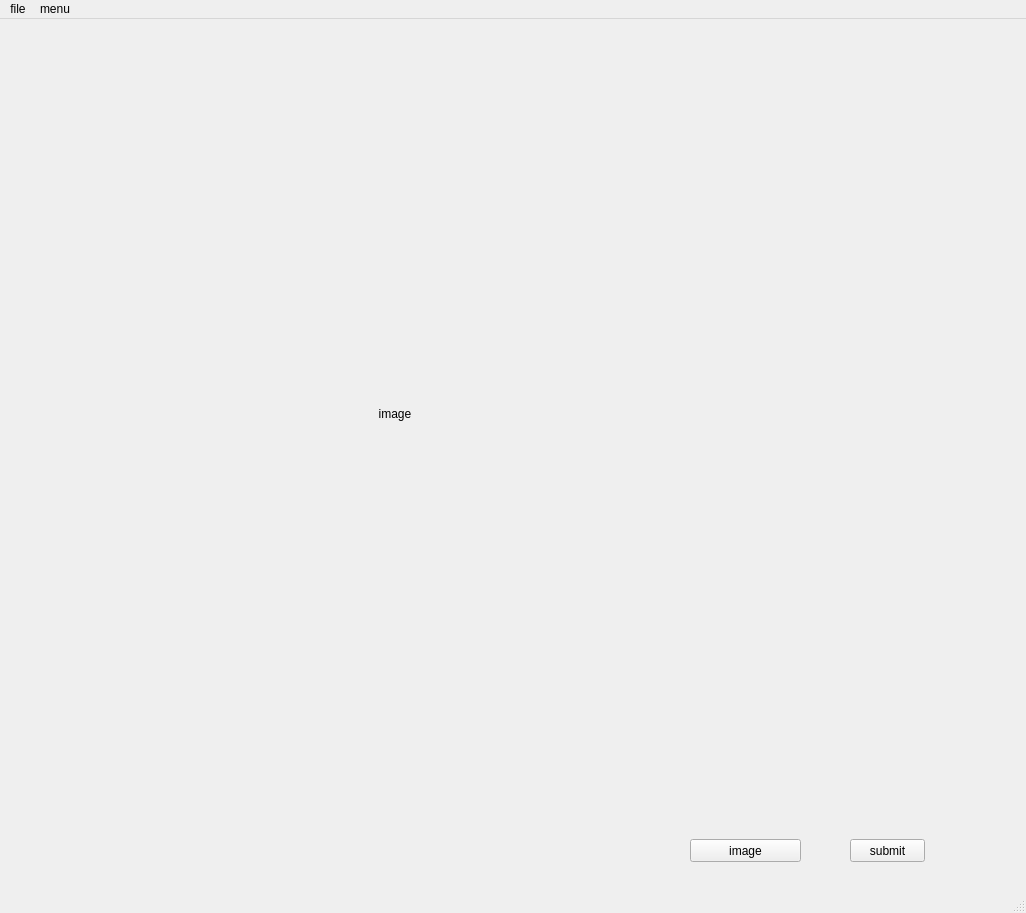
<?xml version="1.0" encoding="UTF-8"?>
<ui version="4.0">
 <class>Auto_labeling</class>
 <widget class="QMainWindow" name="Auto_labeling">
  <property name="geometry">
   <rect>
    <x>0</x>
    <y>0</y>
    <width>1026</width>
    <height>913</height>
   </rect>
  </property>
  <property name="windowTitle">
   <string>Auto_Labeling</string>
  </property>
  <property name="iconSize">
   <size>
    <width>24</width>
    <height>24</height>
   </size>
  </property>
  <widget class="QWidget" name="centralwidget">
   <widget class="QPushButton" name="btn1">
    <property name="geometry">
     <rect>
      <x>690</x>
      <y>820</y>
      <width>111</width>
      <height>23</height>
     </rect>
    </property>
    <property name="text">
     <string>image</string>
    </property>
   </widget>
   <widget class="QPushButton" name="btn2">
    <property name="geometry">
     <rect>
      <x>850</x>
      <y>820</y>
      <width>75</width>
      <height>23</height>
     </rect>
    </property>
    <property name="text">
     <string>submit</string>
    </property>
   </widget>
   <widget class="QLabel" name="label">
    <property name="geometry">
     <rect>
      <x>20</x>
      <y>20</y>
      <width>750</width>
      <height>750</height>
     </rect>
    </property>
    <property name="text">
     <string>image</string>
    </property>
    <property name="alignment">
     <set>Qt::AlignCenter</set>
    </property>
   </widget>
  </widget>
  <widget class="QMenuBar" name="menubar">
   <property name="geometry">
    <rect>
     <x>0</x>
     <y>0</y>
     <width>1026</width>
     <height>26</height>
    </rect>
   </property>
   <widget class="QMenu" name="menumenu">
    <property name="title">
     <string>menu</string>
    </property>
    <addaction name="action1"/>
    <addaction name="action2"/>
   </widget>
   <widget class="QMenu" name="menuopen">
    <property name="title">
     <string>file</string>
    </property>
    <addaction name="openfilemenubar"/>
    <addaction name="separator"/>
    <addaction name="actionsave_2"/>
    <addaction name="separator"/>
    <addaction name="actionexit"/>
   </widget>
   <addaction name="menuopen"/>
   <addaction name="menumenu"/>
  </widget>
  <widget class="QStatusBar" name="statusbar"/>
  <action name="action1">
   <property name="text">
    <string>1.</string>
   </property>
  </action>
  <action name="action2">
   <property name="text">
    <string>2.</string>
   </property>
  </action>
  <action name="actionfile">
   <property name="text">
    <string>file</string>
   </property>
  </action>
  <action name="actionsave">
   <property name="text">
    <string>save</string>
   </property>
  </action>
  <action name="openfilemenubar">
   <property name="text">
    <string>open</string>
   </property>
  </action>
  <action name="actionsave_2">
   <property name="text">
    <string>save</string>
   </property>
  </action>
  <action name="actionexit">
   <property name="text">
    <string>exit</string>
   </property>
  </action>
 </widget>
 <resources/>
 <connections/>
</ui>
